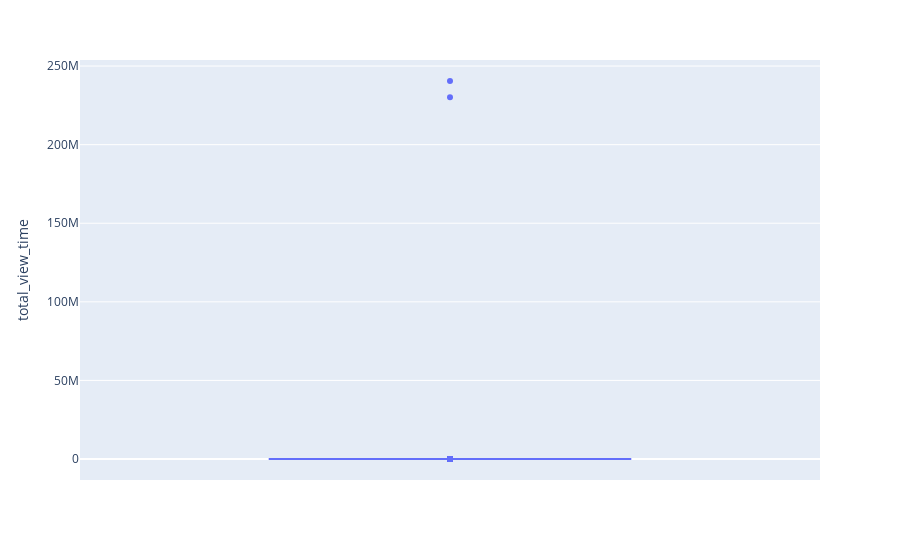

Notebook code cell kept with this figure:
### Markdown cell above
## 1. Определение выбросов
### находим записи где, `total_view_time` меньше нуля

### Code cell
fig = px.box(data, y='total_view_time')
fig.show()

### Figure 1 — Plotly figure (JSON) as saved in the notebook; plotly's stock layout.template omitted (floating-point values rounded to 4 significant figures; data arrays with more than 128 entries replaced by an {"elided": "..."} marker saying what was removed)
{"data": [{"alignmentgroup": "True", "hovertemplate": "total_view_time=%{y}<extra></extra>", "legendgroup": "", "marker": {"color": "#636efa"}, "name": "", "notched": false, "offsetgroup": "", "orientation": "v", "showlegend": false, "type": "box", "x0": " ", "xaxis": "x", "y": {"elided": "4503 int values"}, "y0": " ", "yaxis": "y"}], "layout": {"boxmode": "group", "legend": {"tracegroupgap": 0}, "margin": {"t": 60}, "xaxis": {"anchor": "y", "domain": [0, 1]}, "yaxis": {"anchor": "x", "domain": [0, 1], "title": {"text": "total_view_time"}}}}
